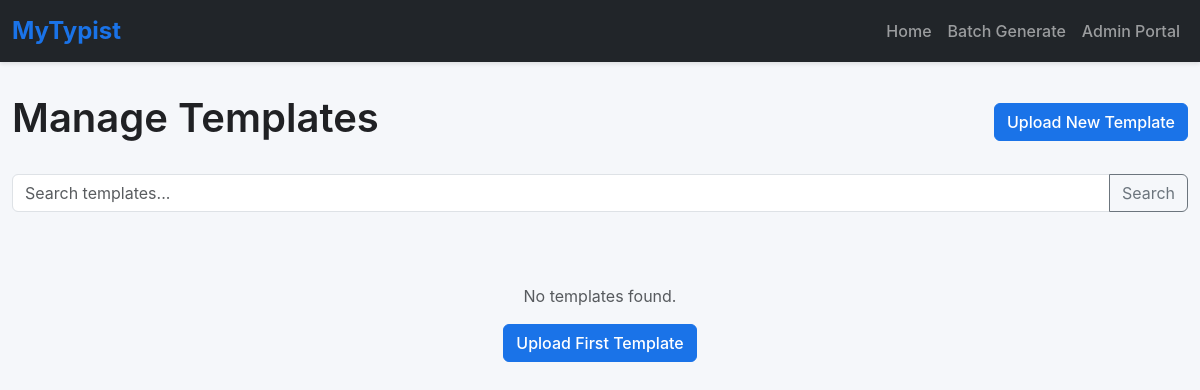
The app's page /admin/templates?key=SecretAdmin123, older data.
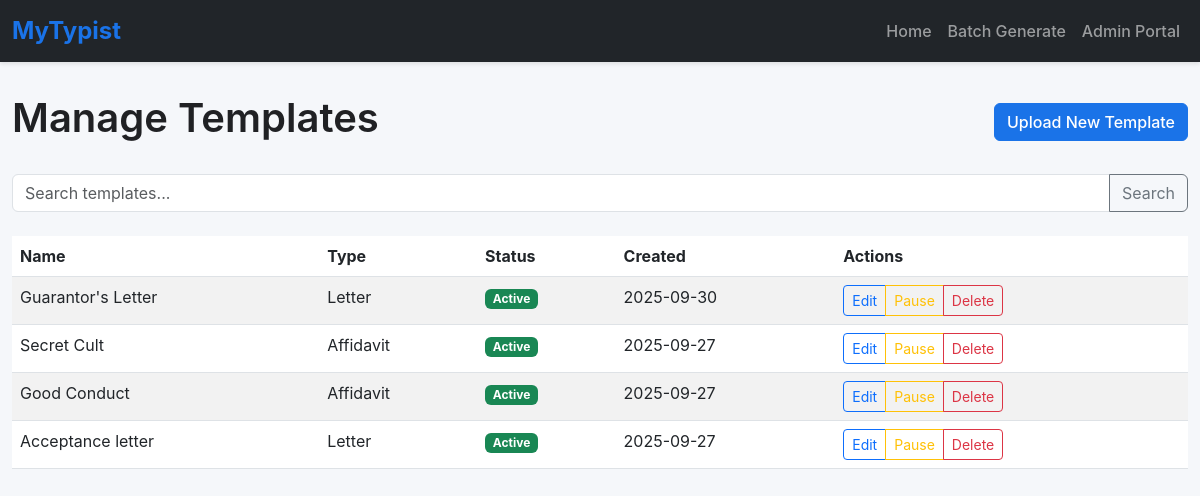
The same page, newer data.
### app.py (models this page shows)
class Template(db.Model):
    __tablename__ = 'template'
    id = db.Column(db.Integer, primary_key=True)
    name = db.Column(db.String(100), nullable=False)
    type = db.Column(db.String(50), nullable=False)
    file_path = db.Column(db.String(200), nullable=False)
    description = db.Column(db.Text)
    font_family = db.Column(db.String(50), default='Times New Roman')
    font_size = db.Column(db.Integer, default=12)
    margin_top = db.Column(db.Float, default=1.0)
    margin_bottom = db.Column(db.Float, default=1.0)
    margin_left = db.Column(db.Float, default=1.0)
    margin_right = db.Column(db.Float, default=1.0)
    default_line_spacing = db.Column(db.Float, default=1.0)
    is_active = db.Column(db.Boolean, default=True)
    created_at = db.Column(db.DateTime, default=lambda: datetime.now(timezone.utc))
    updated_at = db.Column(db.DateTime, default=lambda: datetime.now(timezone.utc),
                          onupdate=lambda: datetime.now(timezone.utc))
    placeholders = db.relationship('Placeholder', back_populates='template',
                                   cascade="all, delete-orphan")
    created_documents = db.relationship('CreatedDocument', back_populates='template',
                                        cascade="all, delete-orphan")

### app.py (the view, shortened to what this page needs)
@app.route('/admin/templates')
def admin_templates():
    key = request.args.get('key')
    if key != app.config['ADMIN_KEY']:
        abort(403)
    page = request.args.get('page', 1, type=int)
    search = request.args.get('search', '')
    query = Template.query
    templates = query.order_by(Template.created_at.desc()).paginate(
        page=page, per_page=20, error_out=False
    )
    return render_template('admin/templates.html',
                           templates=templates,
                           search=search,
                           admin_key=key)

### templates/admin/templates.html (shortened to what this page needs)
{% extends 'base.html' %}
{% block content %}
    <div class="d-flex justify-content-between align-items-center mb-4">
        <h1>Manage Templates</h1>
        <a href="{{ url_for('admin_upload_template', key=admin_key) }}" class="btn btn-primary">Upload New Template</a>
    </div>
    <form method="GET" class="mb-4">
        <div class="input-group">
            <input type="text" class="form-control" name="search" value="{{ search or '' }}" placeholder="Search templates...">
            <button class="btn btn-outline-secondary" type="submit">Search</button>
        </div>
    </form>
    {% if templates.items %}
        <div class="table-responsive">
            <table class="table table-striped">
                <thead>
                    <tr>
                        <th>Name</th>
                        <th>Type</th>
                        <th>Status</th>
                        <th>Created</th>
                        <th>Actions</th>
                    </tr>
                </thead>
                <tbody>
                    {% for template in templates.items %}
                    <tr>
                        <td>{{ template.name }}</td>
                        <td>{{ template.type }}</td>
                        <td>
                            <span class="badge bg-{{ 'success' if template.is_active else 'warning' }}">
                                {{ 'Active' if template.is_active else 'Inactive' }}
                            </span>
                        </td>
                        <td>{{ template.created_at.strftime('%Y-%m-%d') }}</td>
                        <td>
                            <div class="btn-group btn-group-sm">
                                <a href="{{ url_for('admin_edit_template', template_id=template.id, key=admin_key) }}" class="btn btn-outline-primary">Edit</a>
                                {% if template.is_active %}
                                    <a href="{{ url_for('admin_pause_template', template_id=template.id, key=admin_key) }}" class="btn btn-outline-warning">Pause</a>
                                {% else %}
                                    <a href="{{ url_for('admin_resume_template', template_id=template.id, key=admin_key) }}" class="btn btn-outline-success">Resume</a>
                                {% endif %}
                                <a href="{{ url_for('admin_delete_template', template_id=template.id, key=admin_key) }}" class="btn btn-outline-danger" onclick="return confirm('Are you sure?')">Delete</a>
                            </div>
                        </td>
                    </tr>
                    {% endfor %}
                </tbody>
            </table>
        </div>
    {% else %}
        <div class="text-center py-5">
            <p class="text-muted">No templates found.</p>
            <a href="{{ url_for('admin_upload_template', key=admin_key) }}" class="btn btn-primary">Upload First Template</a>
        </div>
    {% endif %}
{% endblock %}

### templates/base.html (shortened to what this page needs)
<!DOCTYPE html>
<html lang="en">
<head>
    <link href="https://cdn.jsdelivr.net/npm/bootstrap@5.3.0/dist/css/bootstrap.min.css" rel="stylesheet">
</head>
<body>
    <nav class="navbar navbar-expand-lg navbar-dark bg-dark">
        <div class="container-fluid">
            <a class="navbar-brand" href="/">MyTypist</a>
            <div class="collapse navbar-collapse" id="navbarNav">
                <ul class="navbar-nav ms-auto">
                    <li class="nav-item"><a class="nav-link" href="/">Home</a></li>
                    <li class="nav-item"><a class="nav-link" href="/batch">Batch Generate</a></li>
                    <li class="nav-item"><a class="nav-link" href="/admin?key=SecretAdmin123">Admin Portal</a></li>
                </ul>
            </div>
        </div>
    </nav>
    <div class="container">
        {% block content %}{% endblock %}
    </div>
</body>
</html>

### templates/base.html (style rules this page uses)
body { font-family: 'Inter', -apple-system, BlinkMacSystemFont, 'Segoe UI', Roboto, sans-serif; background-color: #f5f7fa; }
.navbar { box-shadow: 0 2px 4px rgba(0, 0, 0, 0.1); }
.navbar-brand { font-weight: 700; font-size: 1.5rem; color: #1a73e8 !important; }
.nav-link { font-weight: 500; transition: color 0.2s; }
.container { max-width: 1200px; padding-top: 2rem; }
.btn-primary { background-color: #1a73e8; border-color: #1a73e8; font-weight: 500; }
h1, h2, h3 { font-weight: 600; color: #202124; }

Row changes from the older to the newer data that the page shows:
added Template: name "Guarantor's Letter", type "Letter", is_active "Active", created_at "2025-09-30"
added Template: name "Secret Cult", type "Affidavit", is_active "Active", created_at "2025-09-27"
added Template: name "Good Conduct", type "Affidavit", is_active "Active", created_at "2025-09-27"
added Template: name "Acceptance letter", type "Letter", is_active "Active", created_at "2025-09-27"
Text that changed along with them:
text no longer shown: "No templates found. Upload First Template"
text now shown: "Name Type Status Created Actions"
